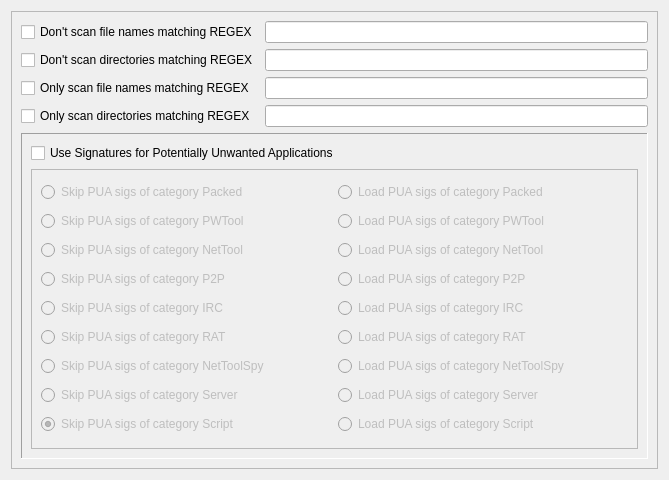
<?xml version="1.0" encoding="UTF-8"?>
<ui version="4.0">
 <class>includeExcludeOptions</class>
 <widget class="QWidget" name="includeExcludeOptions">
  <property name="geometry">
   <rect>
    <x>0</x>
    <y>0</y>
    <width>669</width>
    <height>480</height>
   </rect>
  </property>
  <property name="windowTitle">
   <string>Form</string>
  </property>
  <layout class="QGridLayout" name="gridLayout_3">
   <item row="0" column="0">
    <widget class="QScrollArea" name="scrollArea">
     <property name="widgetResizable">
      <bool>true</bool>
     </property>
     <widget class="QWidget" name="scrollAreaWidgetContents">
      <property name="geometry">
       <rect>
        <x>0</x>
        <y>0</y>
        <width>635</width>
        <height>480</height>
       </rect>
      </property>
      <layout class="QGridLayout" name="gridLayout_4">
       <item row="0" column="0">
        <widget class="QCheckBox" name="dontScanFileNameCheckBox">
         <property name="text">
          <string>Don't scan file names matching REGEX</string>
         </property>
        </widget>
       </item>
       <item row="0" column="1">
        <widget class="QLineEdit" name="dontScanFileNameLineEdit"/>
       </item>
       <item row="1" column="0">
        <widget class="QCheckBox" name="dontScanDirCheckBox">
         <property name="text">
          <string>Don't scan directories matching REGEX</string>
         </property>
        </widget>
       </item>
       <item row="1" column="1">
        <widget class="QLineEdit" name="dontScanDirLineEdit"/>
       </item>
       <item row="2" column="0">
        <widget class="QCheckBox" name="onlyScanFileNameCheckBox">
         <property name="text">
          <string>Only scan file names matching REGEX</string>
         </property>
        </widget>
       </item>
       <item row="2" column="1">
        <widget class="QLineEdit" name="onlyScanFileNameLineEdit"/>
       </item>
       <item row="3" column="0">
        <widget class="QCheckBox" name="onlyScanDirCheckBox">
         <property name="text">
          <string>Only scan directories matching REGEX</string>
         </property>
        </widget>
       </item>
       <item row="3" column="1">
        <widget class="QLineEdit" name="onlyScanDirLineEdit"/>
       </item>
       <item row="4" column="0" colspan="2">
        <widget class="QFrame" name="frame">
         <property name="frameShape">
          <enum>QFrame::Panel</enum>
         </property>
         <property name="frameShadow">
          <enum>QFrame::Sunken</enum>
         </property>
         <layout class="QGridLayout" name="gridLayout_2">
          <item row="0" column="0">
           <widget class="QCheckBox" name="enablePUACheckBox">
            <property name="text">
             <string>Use Signatures for Potentially Unwanted Applications</string>
            </property>
           </widget>
          </item>
          <item row="1" column="0">
           <widget class="QFrame" name="PUAFrame">
            <property name="enabled">
             <bool>false</bool>
            </property>
            <property name="frameShape">
             <enum>QFrame::StyledPanel</enum>
            </property>
            <property name="frameShadow">
             <enum>QFrame::Raised</enum>
            </property>
            <layout class="QGridLayout" name="gridLayout">
             <item row="0" column="0">
              <widget class="QRadioButton" name="skipPUAPackedRadioButton">
               <property name="text">
                <string>Skip PUA sigs of category Packed</string>
               </property>
               <property name="checked">
                <bool>false</bool>
               </property>
              </widget>
             </item>
             <item row="0" column="1">
              <widget class="QRadioButton" name="loadPUAPackedRadioButon">
               <property name="text">
                <string>Load PUA sigs of category Packed</string>
               </property>
              </widget>
             </item>
             <item row="1" column="0">
              <widget class="QRadioButton" name="skipPUAPWToolRadioButton">
               <property name="text">
                <string>Skip PUA sigs of category PWTool</string>
               </property>
               <property name="checked">
                <bool>false</bool>
               </property>
              </widget>
             </item>
             <item row="1" column="1">
              <widget class="QRadioButton" name="loadPUAPWToolRadioButton">
               <property name="text">
                <string>Load PUA sigs of category PWTool</string>
               </property>
              </widget>
             </item>
             <item row="2" column="0">
              <widget class="QRadioButton" name="skipPUANetToolRadioButton">
               <property name="text">
                <string>Skip PUA sigs of category NetTool</string>
               </property>
               <property name="checked">
                <bool>false</bool>
               </property>
              </widget>
             </item>
             <item row="2" column="1">
              <widget class="QRadioButton" name="loadPUANetToolRadioButton">
               <property name="text">
                <string>Load PUA sigs of category NetTool</string>
               </property>
               <property name="checked">
                <bool>false</bool>
               </property>
              </widget>
             </item>
             <item row="3" column="0">
              <widget class="QRadioButton" name="skipPUAP2PRadioButton">
               <property name="text">
                <string>Skip PUA sigs of category P2P</string>
               </property>
               <property name="checked">
                <bool>false</bool>
               </property>
              </widget>
             </item>
             <item row="3" column="1">
              <widget class="QRadioButton" name="loadPUAP2PRadioButton">
               <property name="text">
                <string>Load PUA sigs of category P2P</string>
               </property>
              </widget>
             </item>
             <item row="4" column="0">
              <widget class="QRadioButton" name="skipPUAIRCRadioButton">
               <property name="text">
                <string>Skip PUA sigs of category IRC</string>
               </property>
               <property name="checked">
                <bool>false</bool>
               </property>
              </widget>
             </item>
             <item row="4" column="1">
              <widget class="QRadioButton" name="loadPUAIRCRadioButton">
               <property name="text">
                <string>Load PUA sigs of category IRC</string>
               </property>
              </widget>
             </item>
             <item row="5" column="0">
              <widget class="QRadioButton" name="skipPUARATRadioButton">
               <property name="text">
                <string>Skip PUA sigs of category RAT</string>
               </property>
               <property name="checked">
                <bool>false</bool>
               </property>
              </widget>
             </item>
             <item row="5" column="1">
              <widget class="QRadioButton" name="loadPUARATRadioButton">
               <property name="text">
                <string>Load PUA sigs of category RAT</string>
               </property>
              </widget>
             </item>
             <item row="6" column="0">
              <widget class="QRadioButton" name="skipPUANetToolSpyRadioButton">
               <property name="text">
                <string>Skip PUA sigs of category NetToolSpy</string>
               </property>
               <property name="checked">
                <bool>false</bool>
               </property>
              </widget>
             </item>
             <item row="6" column="1">
              <widget class="QRadioButton" name="loadPUANetToolSpyRadioButton">
               <property name="text">
                <string>Load PUA sigs of category NetToolSpy</string>
               </property>
              </widget>
             </item>
             <item row="7" column="0">
              <widget class="QRadioButton" name="skipPUAServerRadioButton">
               <property name="text">
                <string>Skip PUA sigs of category Server</string>
               </property>
               <property name="checked">
                <bool>false</bool>
               </property>
              </widget>
             </item>
             <item row="7" column="1">
              <widget class="QRadioButton" name="loadPUAServerRadioButton">
               <property name="text">
                <string>Load PUA sigs of category Server</string>
               </property>
              </widget>
             </item>
             <item row="8" column="0">
              <widget class="QRadioButton" name="skipPUAScriptRadioButton">
               <property name="text">
                <string>Skip PUA sigs of category Script</string>
               </property>
               <property name="checked">
                <bool>true</bool>
               </property>
              </widget>
             </item>
             <item row="8" column="1">
              <widget class="QRadioButton" name="loadPUAScriptRadioButton">
               <property name="text">
                <string>Load PUA sigs of category Script</string>
               </property>
              </widget>
             </item>
            </layout>
           </widget>
          </item>
         </layout>
        </widget>
       </item>
      </layout>
     </widget>
    </widget>
   </item>
  </layout>
 </widget>
 <resources/>
 <connections>
  <connection>
   <sender>enablePUACheckBox</sender>
   <signal>clicked()</signal>
   <receiver>includeExcludeOptions</receiver>
   <slot>slot_enablePUACheckBoxClicked()</slot>
   <hints>
    <hint type="sourcelabel">
     <x>33</x>
     <y>168</y>
    </hint>
    <hint type="destinationlabel">
     <x>5</x>
     <y>166</y>
    </hint>
   </hints>
  </connection>
 </connections>
 <slots>
  <slot>slot_enablePUACheckBoxClicked()</slot>
  <slot>slot_writeSettings()</slot>
 </slots>
</ui>
